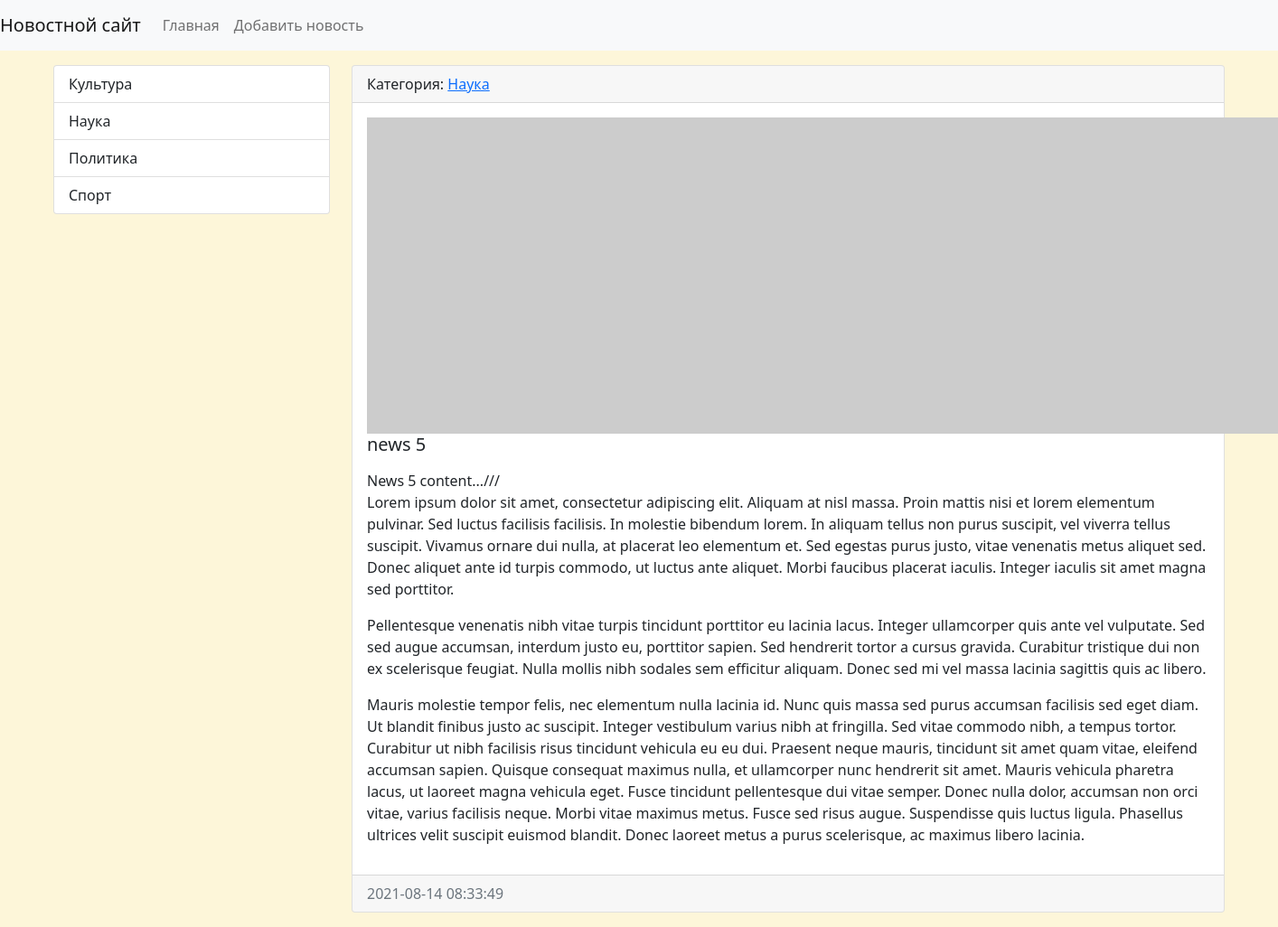
The page /news/5/ on the database as committed earlier.
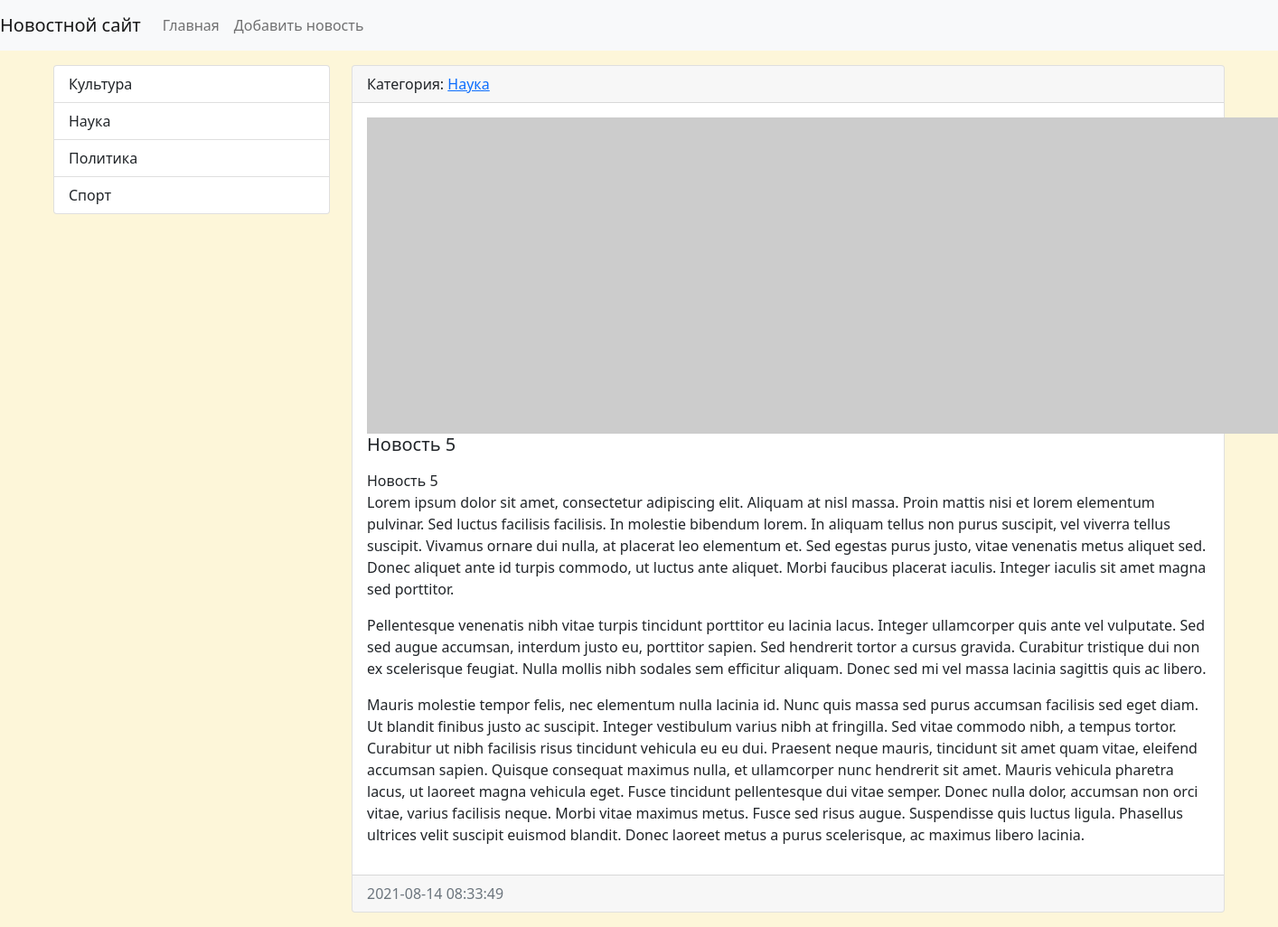
The same page on the database as committed later.
### news/models.py (models this page shows, shortened)
class News(models.Model):
    title = models.CharField(max_length=150, verbose_name='Наименование')
    content = models.TextField(blank=True, verbose_name='Контент')
    created_at = models.DateTimeField(auto_now_add=True, verbose_name='Дата публикации')
    updated_at = models.DateTimeField(auto_now=True, verbose_name='Обновлено')
    photo = models.ImageField(upload_to='photos/%Y/%m/%d/', verbose_name='Фото', blank=True)
    is_published = models.BooleanField(default=True, verbose_name='Опубликовано')
    category = models.ForeignKey('Category', on_delete=models.PROTECT, null=True, verbose_name='Категория')
    class Meta:
        verbose_name = 'Новость'
        verbose_name_plural = 'Новости'
        ordering = ['-created_at']

class Category(models.Model):
    title = models.CharField(max_length=150, db_index=True, verbose_name='Наименование категории')
    def get_absolute_url(self):
        return reverse('category', kwargs={"category_id": self.pk})
    def __str__(self):
        return self.title
    class Meta:
        verbose_name = 'Категория'
        verbose_name_plural = 'Категории'
        ordering = ['title']

### news/views.py (the view)
# urls.py: path('news/<int:pk>/', ViewsNews.as_view(), name='view_news'),
class ViewsNews(DetailView):
    model = News
    context_object_name = 'news_item'

### news/templatetags/news_tags.py (called while the page is built)
@register.inclusion_tag('news/list_categories.html')
def show_categories(arg1='Hello', arg2='world'):
    categories = Category.objects.all()
    return {"categories": categories, "arg1": arg1, "arg2": arg2}

### news/templates/news/news_detail.html (shortened to what this page needs)
{% extends 'base.html' %}
{% block sidebar %}
{% include 'inc/_sidebar.html' %}
{% endblock %}
{% block content %}
<div class="card mb-3">
    <div class="card-header">
        Категория: <a href="{{ news_item.category.get_absolute_url }}">{{ news_item.category }}</a>
    </div>
    <div class="card-body">
        {% if item.photo %}
        <img src="{{ news_item.photo.url }}" alt="" width="350" class="float-left mr-3">
        {% else %}
        <img src="https://picsum.photos/id/1060/350/235/?blur=2" alt="" class="float-left mr-3">
        {% endif %}
        <h5 class="card-title">{{ news_item.title }}</h5>
        <p class="card-text">{{ news_item.content|safe|linebreaks }}</p>
    </div>
    <div class="card-footer text-muted">
        {{ news_item.created_at|date:"Y-m-d H:i:s" }}
    </div>
</div>
{% endblock %}

Rows that differ between the two databases and show on the page:
changed News "Наука": title "news 5" → "Новость 5"; content "News 5 content.../// Lorem ipsum dolor sit…" → "Новость 5 Lorem ipsum dolor sit…"
